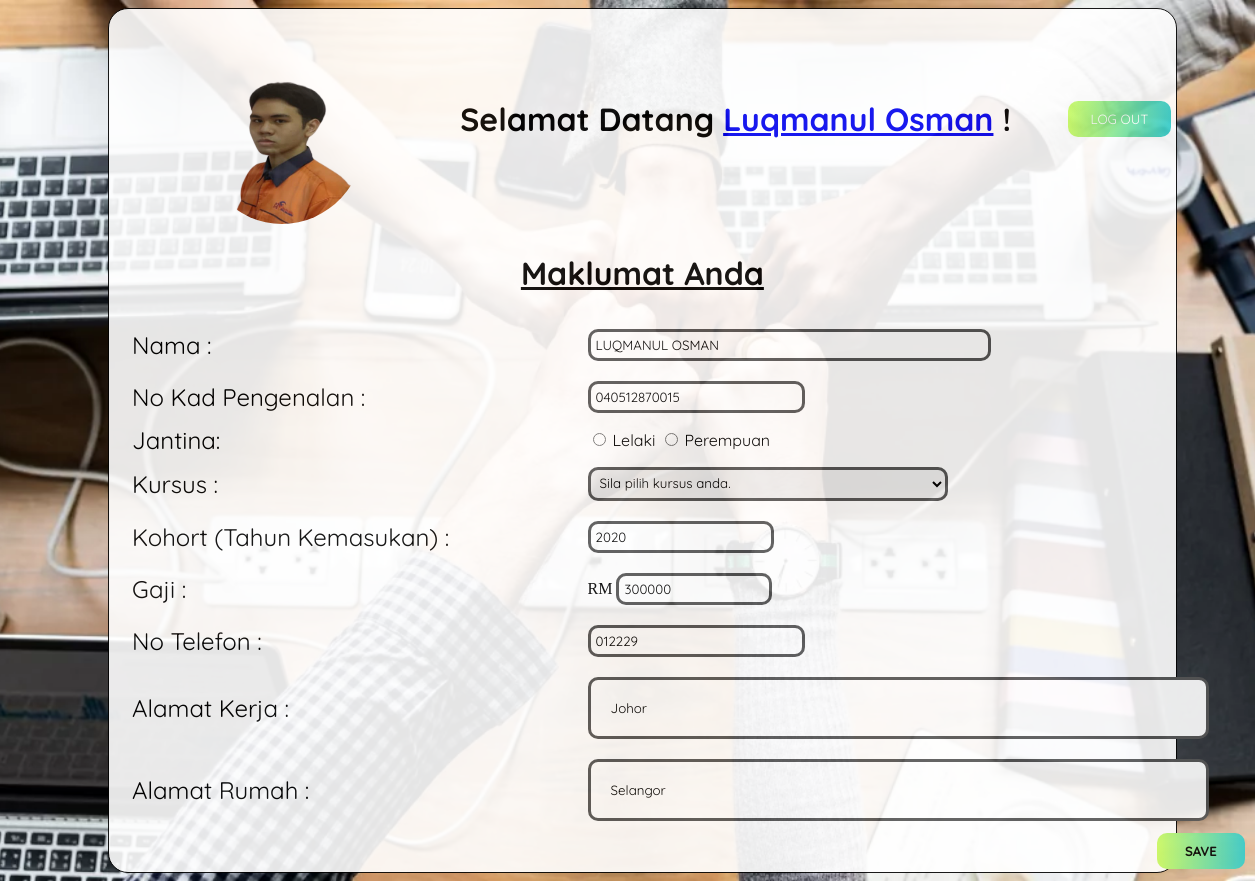
The page /admin/editusahawan.php?noIc=040512870015 on the database its author committed.
### tables this page shows
CREATE TABLE `usahawan` (
  `ID` int(255) NOT NULL,
  `pfp` varchar(255) NOT NULL,
  `nama` varchar(1000) NOT NULL,
  `noIc` varchar(20) NOT NULL,
  `jantina` varchar(10) NOT NULL,
  `kursus` varchar(1000) NOT NULL,
  `kohort` int(5) NOT NULL,
  `gaji` int(8) NOT NULL,
  `notel` varchar(20) NOT NULL,
  `alamatkerja` varchar(10000) NOT NULL,
  `alamatrumah` varchar(1000) NOT NULL
);

### admin/editusahawan.php (the view, shortened to what this page needs)
<?php
include('config.php');
if (isset($_GET['noIc'])) {
    $noIcFromURL = $_GET['noIc'];
    $query = "SELECT * FROM usahawan WHERE noIc = '$noIcFromURL'";
    $result = mysqli_query($connect, $query);
    $fetch = mysqli_fetch_array($result);
    if ($fetch) {
?>
<!DOCTYPE html>
<html>
<head>
    <link rel="stylesheet"  href="style.css">
</head>
<body class="bgmp">
    <div class="tbmp">
    <form method="post" enctype="multipart/form-data">
        <table cellspacing="0" cellpadding="5">
            <tr>
                <td class="pfpmp">
                     <div class="form-group text-center" style="position: relative; margin-top: 30px" >
                            <span class="img-div">
                            <img src="<?php echo isset($fetch["pfp"]) ? '../profile/'.$fetch["pfp"] : 'pic/defaultpfp.png'; ?>" onClick="triggerClick()" id="profileDisplay">
                            </span>
                        </div>
                </td>
                <td class="welcomemp">
                    <h1>Selamat Datang <a href="bekerjaoutput.php"><?php echo isset($fetch["nama"]) ? $fetch["nama"] : ''; ?></a> ! </h1>
                </td>
                <td class="logout">
                <button class="logoutbtn"><a href="logout.php" style="color: white;  text-decoration: none;">LOG OUT</a></button>
                </td>
            </tr>
            <table width="100%">
                <tr>
                    <td class="titlemp">
                        <h1><u>Maklumat Anda</u></h1>
                    </td>
                </tr>
                <table width="90%">
                        <tr>
                            <td>
                                <label for="nama" class="inputtext">Nama : </label>
                            </td>
                            <td>
                                <input type="text" id="nama" name="nama" class="inputnama" value="<?php echo isset($fetch["nama"]) ? $fetch["nama"] : ''; ?>" required>
                            </td>
                        </tr>
                        <tr>
                            <td>
                                <label for="nama" class="inputtext">No Kad Pengenalan : </label>
                            </td>
                            <td>
                                <input type="text" id="noIc" name="noIc" class="inputnotel" value="<?php echo isset($fetch["noIc"]) ? $fetch["noIc"] : ''; ?>" required>
                            </td>
                        </tr>
                        <tr>
                    <td>
                      <label for ="jantina" class="inputtext">Jantina: </label>
                    </td>
                    <td>
                        <input type="radio" id="lelaki" name="jantina" value="Lelaki" class="inputjantina">
                        <label for="lelaki" class="font">Lelaki</label>
                        <input type="radio" id="perempuan" name="jantina" value="Perempuan" class="inputjantina">
                        <label for="perempuan" class="font">Perempuan</label>
                    </td>
                </tr>
                <tr>
                    <td>
                      <label for ="kursus"  class="inputtext" >Kursus : </label>
                    </td>
                    <td>
                    <select id ="kursus" name = "kursus" class="inputkursus">
                        <option value="" selected disabled>Sila pilih kursus anda.</option>
                        </select>
    </td>
                </tr>
                <tr>
                    <td>
                      <label for ="kohort" class="inputtext">Kohort (Tahun Kemasukan) : </label>
                    </td>
                    <td>
                        <input type="int" id="kohort" name="kohort" class="inputkohort"  value="<?php echo isset($fetch["kohort"]) ? $fetch["kohort"] : ''; ?>" required>
                    </td>
                </tr>
                <tr>
                    <td>
                      <label for ="kerja" class="inputtext">Gaji : </label>
                    </td>
                    <td>
                       RM <input type="int" id="gaji" name="gaji" class="inputgaji"  value="<?php echo isset($fetch["gaji"]) ? $fetch["gaji"] : ''; ?>" required>
                    </td>
                </tr>
                <tr>
                    <td>
                      <label for ="notel" class="inputtext">No Telefon : </label>
                    </td>
                    <td>
                        <input type="text" id="notel" name="notel" class="inputnotel"  value="<?php echo isset($fetch["notel"]) ? $fetch["notel"] : ''; ?>" required>
                    </td>
                </tr>
                <tr>
                    <td>
                      <label for ="alamatkerja" class="inputtext" >Alamat Kerja :  </label>
                    </td>
                    <td>
                        <input type="text" id="alamatkerja" name="alamatkerja" class="inputalamatkerja"  value="<?php echo isset($fetch["alamatkerja"]) ? $fetch["alamatkerja"] : ''; ?>" required>
                    </td>
                </tr>
                <tr>
                    <td>
                      <label for ="alamatrumah" class="inputtext">Alamat Rumah :  </label>
                    </td>
                    <td>
                        <input type="text" id="alamatrumah" name="alamatrumah"  class="inputalamatrumah"  value="<?php echo isset($fetch["alamatrumah"]) ? $fetch["alamatrumah"] : ''; ?>" required>
                    </td>
                </tr>
                        <tr>
                            <td colspan="8">
                                <button class="buttonmp" name="submit" type="submit"><b>SAVE</b></button>
                            </td>
                        </tr>
                    </form>
    </div>
</body>
</html>
<?php
    } else {
        echo "Tiada data ditemui.";
    }
} else {
    echo "Invalid request. No 'noIc' provided.";
}
?>

### admin/style.css (style rules this page uses)
.bgmp { background-image: url(pic/work.webp); background-repeat: no-repeat; background-position: center; background-size: cover; width: 100%; }
.tbmp { opacity: .9; width: 85%; background-color: white; border: 1px solid black; border-radius: 20px; margin: center; margin-left: 100px; }
.pfpmp { width: 37%; }
.logout { width: 40%; }
.logoutbtn { font-family: Quicksand, sans-serif; background : linear-gradient(to right, #ccff66, #33cccc); border: none; border-radius: 10px; padding: 10px 20px; text-align: center; margin-right: 35px; width: 100%; }
.welcomemp { font-family: Quicksand, sans-serif; width: 200%; }
.titlemp { font-family: 'Quicksand', sans-serif; text-align: center; font-size: 100%; }
.inputnama { font-family: Quicksand, sans-serif; width: 65%; border-radius: 10px; border: 3px solid #555; padding: 5px; margin: 8px 0; box-sizing: border-box; text-transform: uppercase; }
.inputkursus { font-family: Quicksand, sans-serif; width: 58%; border-radius: 10px; border: 3px solid #555; padding: 5px; margin: 8px 0; box-sizing: border-box; }
.inputkohort { font-family: Quicksand, sans-serif; width: 30%; border-radius: 10px; border: 3px solid #555; padding: 5px; margin: 8px 0; box-sizing: border-box; }
.inputgaji { font-family: Quicksand, sans-serif; width: 25%; border-radius: 10px; border: 3px solid #555; padding: 5px; margin: 8px 0; box-sizing: border-box; }
.inputnotel { font-family: Quicksand, sans-serif; width: 35%; border-radius: 10px; border: 3px solid #555; padding: 5px; margin: 8px 0; box-sizing: border-box; }
.inputalamatkerja { font-family: Quicksand, sans-serif; width: 100%; border-radius: 10px; padding: 20px; border: 3px solid #555; margin: 8px 0; box-sizing: border-box; }
.inputalamatrumah { font-family: Quicksand, sans-serif; width: 100%; border-radius: 10px; padding: 20px; border: 3px solid #555; margin: 8px 0; box-sizing: border-box; }
.inputtext { border-radius: 20px; font-family: Quicksand, sans-serif; font-size: 150%; padding: 20px; width: 40%; }
.inputjantina { font-family: Quicksand, sans-serif; }
.buttonmp { font-family: Quicksand, sans-serif; background : linear-gradient(to right, #ccff66, #33cccc); border: none; border-radius: 10px; padding: 10px 10px; text-align: center; margin-left: 1045px; width: 8%; }
.font { font-family: 'Quicksand', sans-serif; }

### admin/editusahawan.php (style rules this page uses)
#profileDisplay { display: block; height: 180px; width: 50%; margin: 0px auto; border-radius: 50%; }

### rows shown on the page
usahawan: pfp (picture), nama "Luqmanul Osman", noIc "040512870015", kohort "2020", gaji "300000", notel "012229", alamatkerja "Johor", alamatrumah "Selangor"
